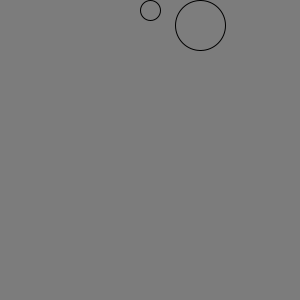
Frame 1 (no input)
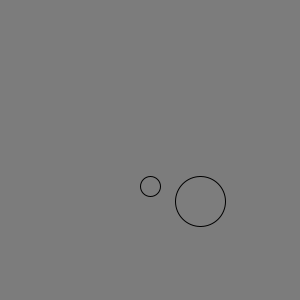
Frame 60 (the mouse pressed at the canvas centre just before this capture)
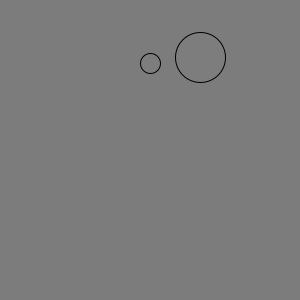
Frame 120 (the mouse held since frame 60 and released just before this capture)

The Processing sketch that drew these frames (run headless with seeded random() and noise(); from frame 60 on, the mouse is pressed at the canvas centre):

// Processing sketch: ball_struct
// ── ball_struct.pde
Ball b1;
Ball b2;

float gravity = 0.1;

void setup()
{
  size(300,300);
  b1 = new Ball(width/2,10,20);
  b2 = new Ball(200,25,50);
}

void draw()
{
  background(124);
  b1.display();
  b1.fall(gravity);
  b2.display();
  b2.fall(gravity);
}
// ── Ball.pde
class Ball{
  color c;
  float x;
  float y;
  float size;
  float speed=0;
  

  Ball(float xs,float ys,float ss)
  {
    x=xs;
    y=ys;
    size = ss;
    
  }
  
  void display()
  {
    fill(125);
    ellipse(x,y,size,size);
  }
  
  void fall(float g)
  {
    speed += g;
    y=y+speed;
    if(y+size/2 > height+g) speed = -speed;
  }
}
